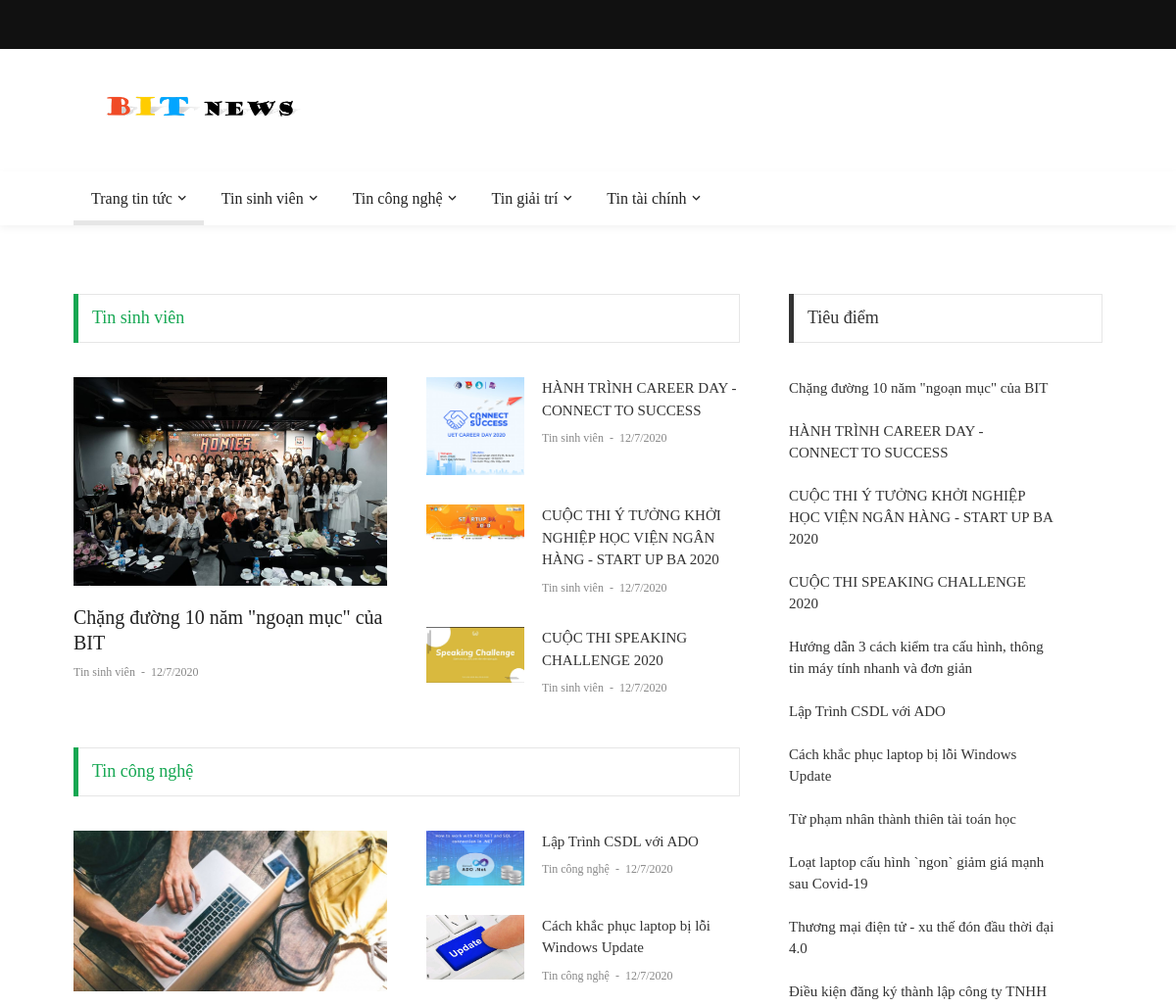
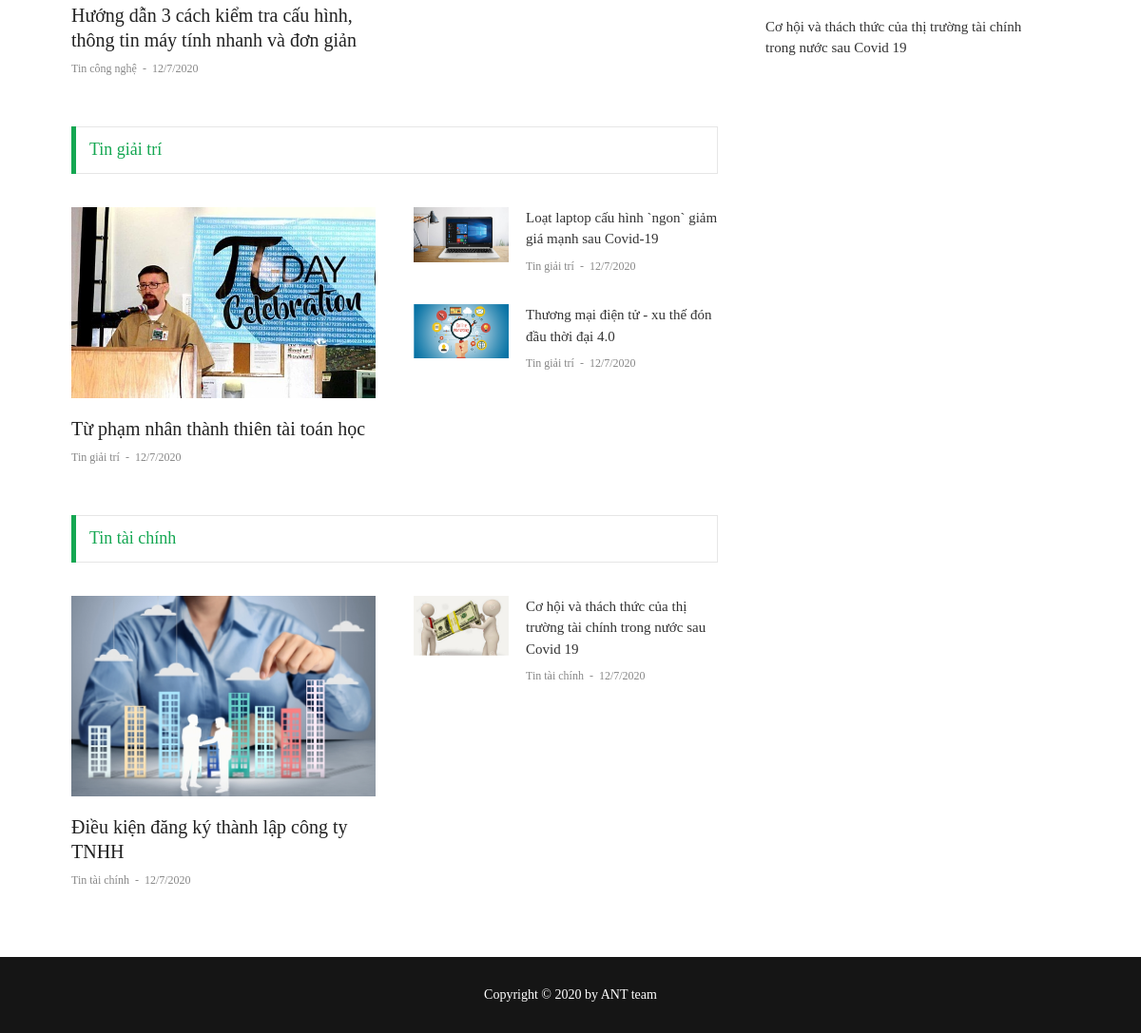
Page /news/index.php on the committed database (2 pictures, top to bottom).
### tables this page shows
CREATE TABLE `tbl_loai_tin_tuc` (
  `id_loai_tin_tuc` int(50) NOT NULL,
  `ten_loai_tin_tuc` varchar(50) NOT NULL
);

CREATE TABLE `tbl_tin_tuc` (
  `id_tin_tuc` int(50) NOT NULL,
  `id_loai_tin_tuc` int(50) NOT NULL,
  `tieu_de` text NOT NULL,
  `ngay` varchar(50) DEFAULT NULL,
  `noi_dung` varchar(10000) NOT NULL,
  `anh` varchar(50) DEFAULT NULL
);

### news/index.php (the view, shortened to what this page needs)
<!DOCTYPE html>
<html lang="en">
<head>
	<link rel="stylesheet" type="text/css" href="vendor/bootstrap/css/bootstrap.min.css">
	<link rel="stylesheet" type="text/css" href="fonts/fontawesome-5.0.8/css/fontawesome-all.min.css">
	<link rel="stylesheet" type="text/css" href="fonts/iconic/css/material-design-iconic-font.min.css">
	<link rel="stylesheet" type="text/css" href="vendor/animate/animate.css">
	<link rel="stylesheet" type="text/css" href="vendor/css-hamburgers/hamburgers.min.css">
	<link rel="stylesheet" type="text/css" href="vendor/animsition/css/animsition.min.css">
	<link rel="stylesheet" type="text/css" href="css/util.min.css">
	<link rel="stylesheet" type="text/css" href="css/main.css">
</head>
<body class="animsition">
	<?php
	$host_name = "localhost";
	$user_name = "root";
	$password = "";
	$db_name = "bit_db";
	$ket_noi = mysqli_connect($host_name, $user_name, $password, $db_name);
	?>
	<header>
		<div class="container-menu-desktop">
			<div class="topbar">
				<div class="content-topbar container h-100">
				</div>
			</div>
			<div class="wrap-logo container">
				<div class="logo">
					<a href="../index.php"><img src="../img/BIT_news.png" alt=""></a>
				</div>
			</div>
			<div class="wrap-main-nav">
				<div class="main-nav">
					<nav class="menu-desktop">
						<ul class="main-menu">
							<li class="main-menu-active">
								<a href="index.php">Trang tin tức</a>
							</li>
							<?php
							$query = "SELECT * FROM tbl_loai_tin_tuc";
							$noi_dung = mysqli_query($ket_noi, $query);
							while ($row = mysqli_fetch_array($noi_dung)) {
							?>
								<li class="mega-menu-item">
									<a href="./tin_tuc_chu_de.php?id=<?php echo $row['id_loai_tin_tuc'] ?>"><?php echo $row['ten_loai_tin_tuc'] ?></a>
								</li>
							<?php
							}
							?>
						</ul>
					</nav>
				</div>
			</div>
		</div>
	</header>
	<section class="bg0 p-t-70">
		<div class="container">
			<div class="row justify-content-center">
				<div class="col-md-10 col-lg-8">
					<div class="p-b-20">
						<?php
						$query = "SELECT * FROM tbl_loai_tin_tuc";
						$noi_dung = mysqli_query($ket_noi, $query);
						while ($row = mysqli_fetch_array($noi_dung)) {
						?>
							<div class="tab01 p-b-20">
								<div class="tab01-head how2 how2-cl2 bocl12 flex-s-c m-r-10 m-r-0-sr991">
									<h3 class="f1-m-2 cl13 tab01-title">
										<?php echo $row['ten_loai_tin_tuc'] ?>
									</h3>
								</div>
								<div class="tab-content p-t-35">
									<div class="tab-pane fade show active" id="tab2-1" role="tabpanel">
										<div class="row">
											<?php
											$query1 = "SELECT * FROM tbl_tin_tuc join tbl_loai_tin_tuc on tbl_tin_tuc.id_loai_tin_tuc= tbl_loai_tin_tuc.id_loai_tin_tuc WHERE tbl_tin_tuc.id_loai_tin_tuc='" . $row['id_loai_tin_tuc'] . "'";
											$noi_dung1 = mysqli_query($ket_noi, $query1);
											$row3 = mysqli_fetch_array($noi_dung1)
											?>
											<div class="col-sm-6 p-r-25 p-r-15-sr991">
												<div class="m-b-30">
													<a href="tin_tuc_chi_tiet.php?id=<?php echo $row3['id_tin_tuc'] ?>" class="wrap-pic-w hov1 trans-03">
														<img src="../img/tin_tuc/<?php echo $row3['anh'] ?>" alt="IMG">
													</a>
													<div class="p-t-20">
														<h5 class="p-b-5">
															<a href="tin_tuc_chi_tiet.php?id=<?php echo $row3['id_tin_tuc'] ?>" class="f1-m-3 cl2 hov-cl10 trans-03">
																<?php echo $row3['tieu_de'] ?>
															</a>
														</h5>
														<span class="cl8">
															<a href="./tin_sinh_vien.php" class="f1-s-4 cl8 hov-cl10 trans-03">
																<?php echo $row3['ten_loai_tin_tuc'] ?>
															</a>
															<span class="f1-s-3 m-rl-3">
																-
															</span>
															<span class="f1-s-3">
																<?php echo $row3['ngay'] ?>
															</span>
														</span>
													</div>
												</div>
											</div>
											<div class="col-sm-6 p-r-25 p-r-15-sr991">
												<?php
												while ($row1 = mysqli_fetch_array($noi_dung1)) {
												?>
													<div class="flex-wr-sb-s m-b-30">
														<a href="tin_tuc_chi_tiet.php?id=<?php echo $row1['id_tin_tuc'] ?>" class="size-w-1 wrap-pic-w hov1 trans-03">
															<img src="../img/tin_tuc/<?php echo $row1['anh'] ?>" alt="IMG">
														</a>
														<div class="size-w-2">
															<h5 class="p-b-5">
																<a href="tin_tuc_chi_tiet.php?id=<?php echo $row1['id_tin_tuc'] ?>" class="f1-s-5 cl3 hov-cl10 trans-03">
																	<?php echo $row1['tieu_de'] ?>
																</a>
															</h5>
															<span class="cl8">
																<a href="./tin_sinh_vien.php" class="f1-s-6 cl8 hov-cl10 trans-03">
																	<?php echo $row['ten_loai_tin_tuc'] ?>
																</a>
																<span class="f1-s-3 m-rl-3">
																	-
																</span>
																<span class="f1-s-3">
																	<?php echo $row1['ngay'] ?>
																</span>
															</span>
														</div>
													</div>
												<?php } ?>
											</div>
										</div>
									</div>
								</div>
							</div>
						<?php } ?>
					</div>
				</div>
				<div class="col-md-10 col-lg-4">
					<div class="p-l-10 p-rl-0-sr991 p-b-20">
						<div>
							<div class="how2 how2-cl4 flex-s-c">
								<h3 class="f1-m-2 cl3 tab01-title">
									Tiêu điểm
								</h3>
							</div>
							<ul class="p-t-35">
								<?php
								$query = "SELECT * FROM tbl_tin_tuc ";
								$noi_dung = mysqli_query($ket_noi, $query);
								while ($row = mysqli_fetch_array($noi_dung)) {
								?>
									<div class="">
										<p class="flex-wr-sb-s p-b-22">
											<a href="./tin_tuc_chi_tiet.php?id=<?php echo $row['id_tin_tuc'] ?>" class="size-w-3 f1-s-7 cl3 hov-cl10 trans-03">
												<?php echo $row['tieu_de'] ?>
											</a>
										</p>
									</div>
								<?php } ?>
							</ul>
						</div>
					</div>
				</div>
			</div>
		</div>
	</section>
	<footer>
		<div class="bg11">
			<div class="container size-h-4 flex-c-c p-tb-15">
				<span class="f1-s-1 cl0 txt-center">
					Copyright © 2020 by ANT team
				</span>
			</div>
		</div>
	</footer>
</body>
</html>

### news/css/main.css (style rules this page uses)
.container { max-width: 1080px; }
.topbar { background-color: #111; }
.content-topbar { min-height: 50px; display: -webkit-box; display: -webkit-flex; display: -moz-box; display: -ms-flexbox; display: flex; justify-content: space-between; align-items: center; }
.wrap-logo { display: -webkit-box; display: -webkit-flex; display: -moz-box; display: -ms-flexbox; display: flex; justify-content: space-between; align-items: center; height: 125px; padding-top: 25px; padding-bottom: 10px; }
.logo { width: 25%; height: 100%; display: -webkit-box; display: -webkit-flex; display: -moz-box; display: -ms-flexbox; display: flex; justify-content: flex-start; align-items: center; }
.logo img { max-width: 100%; max-height: 50%; }
.wrap-main-nav { width: 100%; height: 55px; z-index: 1000; position: relative; }
.main-nav { width: 100%; height: 55px; background-color: #fff; box-shadow: 0 3px 8px 0px rgba(0,0,0,0.05); -moz-box-shadow: 0 3px 8px 0px rgba(0,0,0,0.05); -webkit-box-shadow: 0 3px 8px 0px rgba(0,0,0,0.05); -o-box-shadow: 0 3px 8px 0px rgba(0,0,0,0.05); -ms-box-shadow: 0 3px 8px 0px rgba(0,0,0,0.05); -webkit-transform: translateY(0%); -moz-transform: translateY(0%); -ms-transform: translateY(0%); -o-transform: translateY(0%); transform: translateY(0%); }
.menu-desktop { max-width: calc(100% - 30px); width: 1050px; margin: 0 auto; height: 55px; position: relative; }
.main-menu { list-style-type: none; margin: 0; height: 100%; display: -webkit-box; display: -webkit-flex; display: -moz-box; display: -ms-flexbox; display: flex; align-items: center; }
.main-menu > li { height: 100%; position: relative; }
.main-menu > li > a { font-family: Roboto-Medium; font-size: 16px; line-height: 1.5; color: #222; position: relative; display: -webkit-box; display: -webkit-flex; display: -moz-box; display: -ms-flexbox; display: flex; align-items: center; height: 100%; padding: 5px 0px; margin: 0 18px; transition: all 0.3s; -o-transition: all 0.3s; -moz-transition: all 0.3s; -webkit-transition: all 0.3s; }
.main-menu > li > a::before { content: ""; display: block; position: absolute; width: calc(100% + 36px); height: 5px; bottom: 0; left: -18px; background-color: #e6e6e6; transition: all 0.3s; -webkit-transition: all 0.3s; -o-transition: all 0.3s; -moz-transition: all 0.3s; -webkit-transform: scaleX(0); -moz-transform: scaleX(0); -ms-transform: scaleX(0); -o-transform: scaleX(0); transform: scaleX(0); }
.main-menu > li > a::after { content: "\f2f9"; font-family: Material-Design-Iconic-Font; font-size: 16px; color: #222; line-height: 1.5; margin-left: 6px; margin-bottom: 1px; transition: all 0.3s; -webkit-transition: all 0.3s; -o-transition: all 0.3s; -moz-transition: all 0.3s; }
li.main-menu-active > a::before { -webkit-transform: scaleX(1); -moz-transform: scaleX(1); -ms-transform: scaleX(1); -o-transform: scaleX(1); transform: scaleX(1); }
.main-menu > li.mega-menu-item { position: static; }
.tab01-title { padding-right: 25px; }
body { padding-right: 0px !important; }
.bocl12 { border-color: #ccc; }
.cl0 { color: #fff; }
.cl2 { color: #222; }
.cl3 { color: #333; }
.cl8 { color: #888; }
.cl13 { color: #15a752; }
.f1-s-1 { font-family: Roboto-Regular; font-size: 14px; line-height: 1.7; }
.f1-s-3 { font-family: Roboto-Regular; font-size: 12px; line-height: 1.7; }
.f1-s-4 { font-family: Roboto-Bold; font-size: 12px; line-height: 1.7; }
.f1-s-5 { font-family: Roboto-Medium; font-size: 15px; line-height: 1.333333; }
.f1-s-6 { font-family: Roboto-Medium; font-size: 12px; line-height: 1.7; }
.f1-s-7 { font-family: Roboto-Medium; font-size: 15px; line-height: 1.466667; }
.f1-m-2 { font-family: Roboto-Medium; font-size: 18px; line-height: 1.333333; }
.f1-m-3 { font-family: Roboto-Regular; font-size: 20px; line-height: 1.25; }
.size-w-1 { width: 100px; }
.size-w-2 { width: calc(100% - 118px); }
.size-w-3 { width: calc(100% - 48px); }
.size-h-4 { min-height: 80px; }
.bg0 { background-color: #fff; }
.bg11 { background-color: #151515; }
.how2 { height: 50px; border: 1px solid #e6e6e6; padding: 0 18px; position: relative; }
.how2::before { content: ""; display: block; position: absolute; width: 5px; height: calc(100% + 2px); top: -1px; left: -1px; }
.how2-cl2::before { background-color: #15a752; }
.how2-cl4::before { background-color: #333; }
.wrap-pic-s, .wrap-pic-max-s, .wrap-pic-w, .wrap-pic-max-w, .wrap-pic-h, .wrap-pic-max-h { display: block; }
.wrap-pic-w > img { width: 100%; }

### rows in the picture
tbl_loai_tin_tuc: ten_loai_tin_tuc "Tin sinh viên", tbl_tin_tuc.anh (picture), tbl_tin_tuc.tieu_de "Chặng đường 10 năm \"ngoạn mục\" của BIT", tbl_tin_tuc.ngay "12/7/2020"
tbl_loai_tin_tuc: ten_loai_tin_tuc "Tin công nghệ", tbl_tin_tuc.anh (picture), tbl_tin_tuc.tieu_de "Hướng dẫn 3 cách kiểm tra cấu hình, thông tin máy tính nhanh và đơn giản", tbl_tin_tuc.ngay "12/7/2020"
tbl_loai_tin_tuc: ten_loai_tin_tuc "Tin giải trí", tbl_tin_tuc.anh (picture), tbl_tin_tuc.tieu_de "Từ phạm nhân thành thiên tài toán học", tbl_tin_tuc.ngay "12/7/2020"
tbl_loai_tin_tuc: ten_loai_tin_tuc "Tin tài chính", tbl_tin_tuc.anh (picture), tbl_tin_tuc.tieu_de "Điều kiện đăng ký thành lập công ty TNHH", tbl_tin_tuc.ngay "12/7/2020"
tbl_tin_tuc: anh (picture), tieu_de "HÀNH TRÌNH CAREER DAY - CONNECT TO SUCCESS", id_loai_tin_tuc.ten_loai_tin_tuc "Tin sinh viên", ngay "12/7/2020"
tbl_tin_tuc: anh (picture), tieu_de "CUỘC THI Ý TƯỞNG KHỞI NGHIỆP HỌC VIỆN NGÂN HÀNG - START UP BA 2020", id_loai_tin_tuc.ten_loai_tin_tuc "Tin sinh viên", ngay "12/7/2020"
tbl_tin_tuc: anh (picture), tieu_de "CUỘC THI SPEAKING CHALLENGE 2020", id_loai_tin_tuc.ten_loai_tin_tuc "Tin sinh viên", ngay "12/7/2020"
tbl_tin_tuc: anh (picture), tieu_de "Lập Trình CSDL với ADO", id_loai_tin_tuc.ten_loai_tin_tuc "Tin công nghệ", ngay "12/7/2020"
tbl_tin_tuc: anh (picture), tieu_de "Cách khắc phục laptop bị lỗi Windows Update", id_loai_tin_tuc.ten_loai_tin_tuc "Tin công nghệ", ngay "12/7/2020"
tbl_tin_tuc: anh (picture), tieu_de "Loạt laptop cấu hình `ngon` giảm giá mạnh sau Covid-19", id_loai_tin_tuc.ten_loai_tin_tuc "Tin giải trí", ngay "12/7/2020"
tbl_tin_tuc: anh (picture), tieu_de "Thương mại điện tử - xu thế đón đầu thời đại 4.0", id_loai_tin_tuc.ten_loai_tin_tuc "Tin giải trí", ngay "12/7/2020"
tbl_tin_tuc: anh (picture), tieu_de "Cơ hội và thách thức của thị trường tài chính trong nước sau Covid 19", id_loai_tin_tuc.ten_loai_tin_tuc "Tin tài chính", ngay "12/7/2020"
tbl_tin_tuc: tieu_de "Chặng đường 10 năm \"ngoạn mục\" của BIT"
tbl_tin_tuc: tieu_de "Hướng dẫn 3 cách kiểm tra cấu hình, thông tin máy tính nhanh và đơn giản"
tbl_tin_tuc: tieu_de "Từ phạm nhân thành thiên tài toán học"
tbl_tin_tuc: tieu_de "Điều kiện đăng ký thành lập công ty TNHH"
